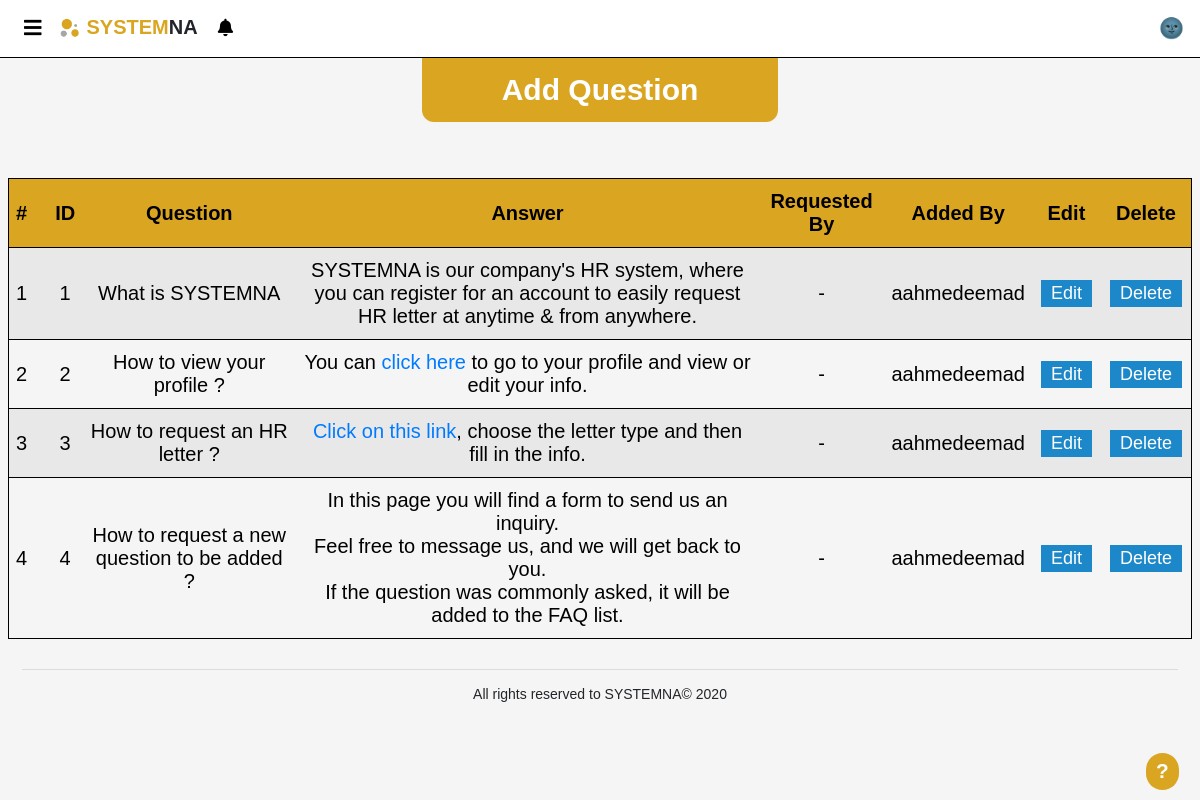
The page /pages/viewFAQ.php (signed in) on the database its author committed.
### tables this page shows
CREATE TABLE `faq` (
  `ID` int(11) NOT NULL,
  `Question` text NOT NULL,
  `Answer` text NOT NULL,
  `Requested_by` varchar(250) DEFAULT NULL,
  `Added_by` varchar(250) NOT NULL
);

### DB/Database.php (called while the page is built, shortened)
<?php
class Database
{
    private $host = 'localhost';
    private $user = 'root';
    private $pass = '';
    private $dbName = 'hr_system';
    private $dbh;
    private $stmt;
    public function __construct()
    {
        $dsn = "mysql:host=".$this->host.";dbname=".$this->dbName;
        $options = array(
            PDO::ATTR_PERSISTENT => true,
            PDO::ATTR_ERRMODE => PDO::ERRMODE_EXCEPTION
        );
        try
        {
            $this->dbh = new PDO($dsn,$this->user,$this->pass,$options);
        }catch(PDOException $e)
        {
            echo "<br><div style='text-align: center;'>ERROR! Please try again later</div>";
            $_SESSION['error'] = 'error in DB';
            error_log("error in DB page");
            exit;
        }
    }
    public function query($sql)
    {
        $this->stmt = $this->dbh->prepare($sql);
    }
    public function execute()
    {
        return $this->stmt->execute();
    }
    public function getdata()
    {
        $this->execute();
        return $this->stmt->fetchAll(PDO::FETCH_OBJ);
    }
    public function numRows()
    {
        return $this->stmt->rowCount();
    }
}
?>

### pages/viewFAQ.php (the view, shortened to what this page needs)
<?php
include "../template/header.php";
?>
<div style="text-align: center; align-self: center;">
    <div class="pages_edit" id="faq_add">Add Question</div>
</div>
<table id='Display'>
    <tr id='must'>
        <th>#</th>
        <th></th>
        <th>ID</th>
        <th>Question</th>
        <th>Answer</th>
        <th>Requested By</th>
        <th>Added By</th>
        <th>Edit</th>
        <th>Delete</th>
    </tr>
    <?php
    function check($c){
        if($c==null)
            $c='-';
        else if($c=='')
            $c='-';
        return $c;
    }
    $sql="
        SELECT *
        FROM faq
              ";
    try
    {
        $DB->query($sql);
        $DB->execute();
        $y=0;
        if($DB->numRows()>0)
        {
            for($i=0;$i<$DB->numRows();$i++)
            {
                $x=$DB->getdata();
                $y++;
                $id=$x[$i]->ID;
                $question=$x[$i]->Question;
                $answer=$x[$i]->Answer;
                $req_by=check($x[$i]->Requested_by);
                $add_by=check($x[$i]->Added_by);
                echo  "<tr>";
                echo "<td>{$y}</td>";
                echo "<td></td>";
                echo "<td>{$id}</td>
                     <td><div>{$question}</div></td>
                     <td><div>{$answer}</div></td>
                      <td>{$req_by}</td>
                      <td>{$add_by}</td>";
    ?>
    <td><a href="EditFAQ.php?id=<?php echo $id ;?>" class='EditBtn'>Edit</a></td>
    <td>
        <a class="deleteConfirmation EditBtn" id="qid=<?php echo $id ;?>" href="../operations/DeleteTable.php">Delete</a>
    </td>
    <?php
                echo "</tr>";
            }
        }
    }
    catch(Exception $e)
    {
        $_SESSION['error'] = 'error in sql';
        error_log("Error while viewing faqs");
        echo "<br><div class='alert alert-danger' style='text-align: center;'>ERROR! Please try again later</div>";
    }
    ?>
</table>
<?php include "../template/footer.php"; ?>

### css/style.css (style rules this page uses)
* { margin: 0px; font-family: sans-serif; }
td, th { text-align: center; padding: 11px 7px; }
#Display tr, #tblRequests tr { color: black; border: 1px solid black; }
#Display tr:nth-child(1), #tblRequests tr:nth-child(1) { background: #DAA520; color: black; }
#Display tr:nth-child(even), #tblRequests tr:nth-child(even) { background: #e8e8e8; color: black; }
.EditBtn, .EditBtn1, .modify { background-color: #1c87c9; border: none; color: white; padding: 3px 10px; text-align: center; text-decoration: none; display: inline-block; font-size: 0.9em; margin: 4px 2px; cursor: pointer; }
#Display, #tblRequests { margin-top: 7vh; border-collapse: collapse; border: 1px solid black; width: 100%; text-align: center; position: relative; display: table; }
.pages_edit { display: inline-block; top: 0; z-index: 1; background-color: #daa520; text-align: center; align-content: center; cursor: pointer; color: white; font-size: 1.5em; font-weight: bold; width: 30%; height: 5%; padding: 0.5em; border: none; border-top-right-radius: 0em; border-top-right-radius: 0em; border-bottom-right-radius: 0.4em; border-bottom-left-radius: 0.4em; }

### css/popup.css (style rules this page uses)
.popup-notification .popup-close:hover , { color:gold; }

### template/help.php (style rules this page uses)
* { line-height: normal !important; }

### rows shown on the page
faq: ID "1", Question "What is SYSTEMNA", Answer "SYSTEMNA is our company's HR system, where you can register for an account to easily request HR letter at anytime & from anywhere.", Requested_by "-", Added_by "aahmedeemad"
faq: ID "2", Question "How to view your profile ?", Answer "You can click here to go to your profile and view or edit your info.", Requested_by "-", Added_by "aahmedeemad"
faq: ID "3", Question "How to request an HR letter ?", Answer "Click on this link , choose the letter type and then fill in the info.", Requested_by "-", Added_by "aahmedeemad"
faq: ID "4", Question "How to request a new question to be added ?", Answer "In this page you will find a form to send us an inquiry. Feel free to message us, and we will get back to you. If the question was commonly asked, it will be added to the FAQ list.", Requested_by "-", Added_by "aahmedeemad"
